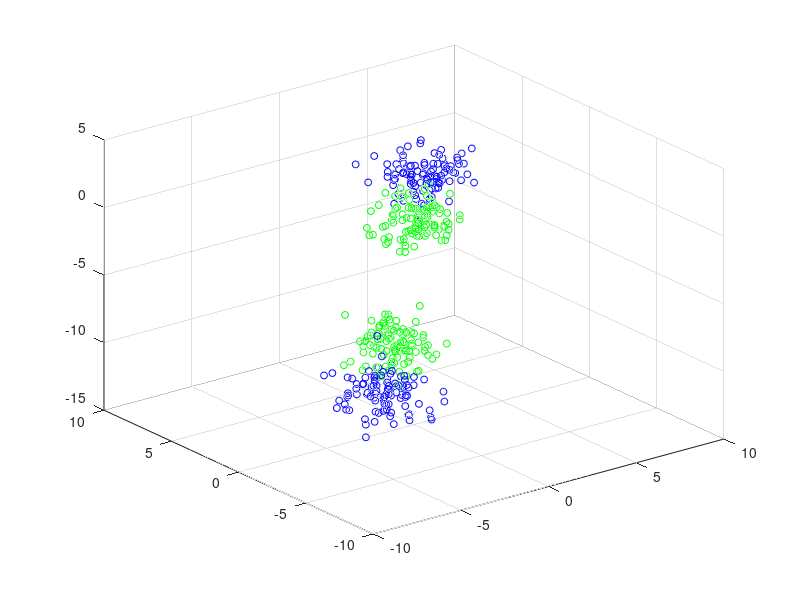
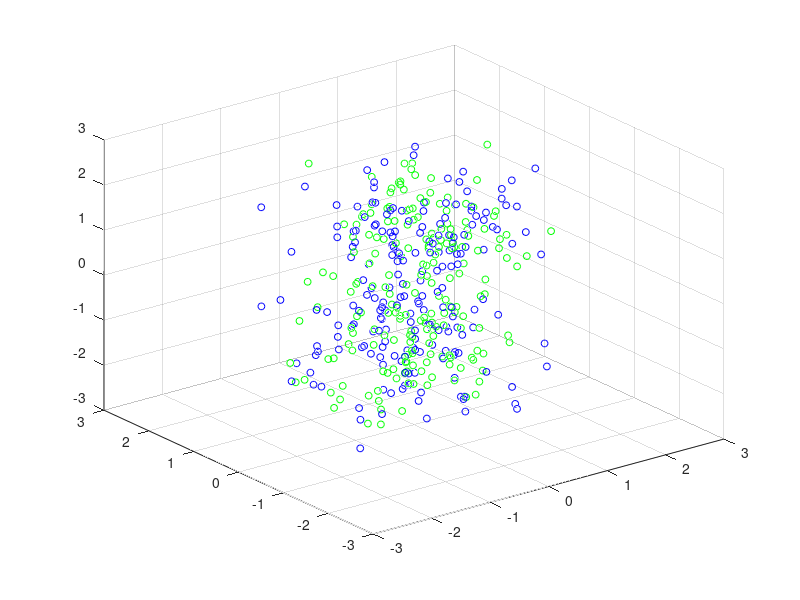
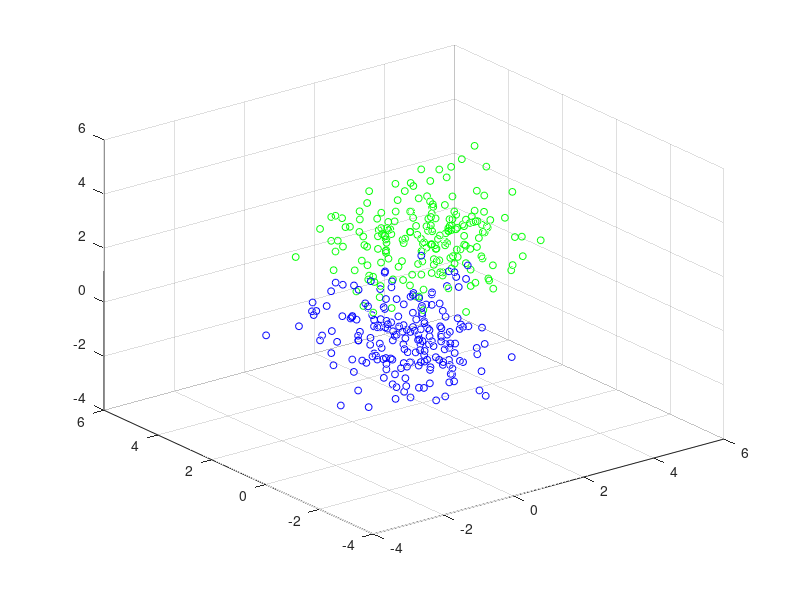

Write the MATLAB code that produced these figures, in order.
% % This script visualizes the problem of transfer learning with and synthetic
% % gaussian dataset
% Orginal space
Z= [randn(100,3); randn(100,3)+2];
Ys = [ones(100,1); ones(100,1)*2];

X= [randn(100,3)-5; randn(100,3)-7];
Yt = [ones(100,1)*3; ones(100,1)*4];

D = [Z;X];
Y = [Ys;Yt];
color_1 = [0 1 0]; % yellow: source label1
color_2 = [0 0 1];  %magenta: source label2
color_3 = [0 1 0]; %green: target label3
color_4 = [0 0 1]; %blue: target label4

cmap = [color_1; color_2; color_3;color_4];
label = cmap(Y,:);
 
figure;
scatter3(D(:,1),D(:,2),D(:,3),ones(size(Y))*25,label);
print("Homogenoues_Transfer_Problem","-depsc","-r1000")
Z = zscore(Z,1); X = zscore(X,1);

D = [Z;X];
Y = [Ys;Yt];
figure;
scatter3(D(:,1),D(:,2),D(:,3),ones(size(Y))*25,label);
print("Domain_Adaptation","-depsc","-r1000")


Z= randn(200,3)+2;
Ys = ones(200,1);

X= randn(200,3);
Yt = ones(200,1)*2;


D = [Z;X];
Y = [Ys;Yt];
cmap = [color_1; color_2;];
label = cmap(Y,:);

figure;
scatter3(D(:,1),D(:,2),D(:,3),ones(size(Y))*25,label);
print("Traditional Problem","-depsc","-r1000")
